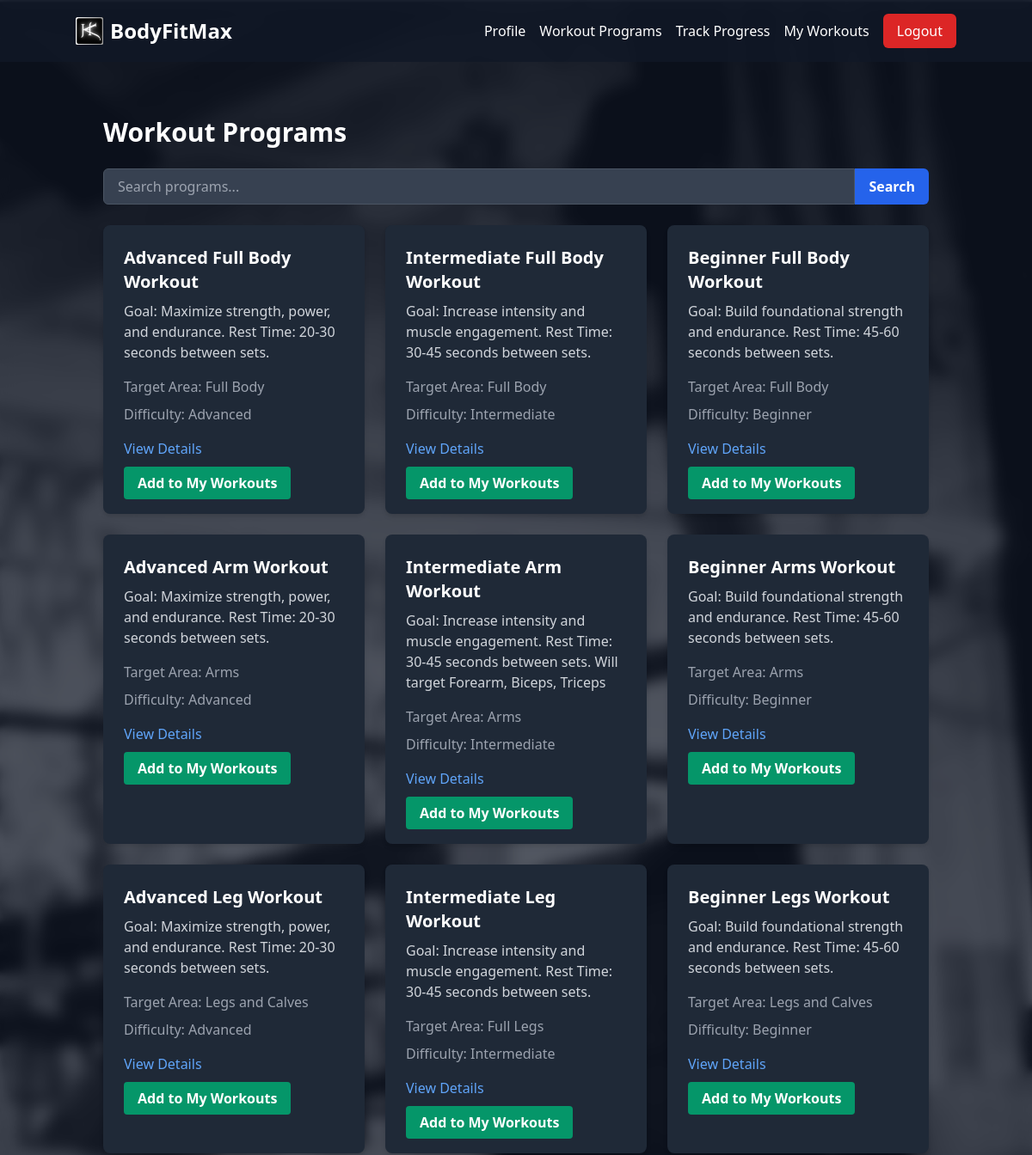
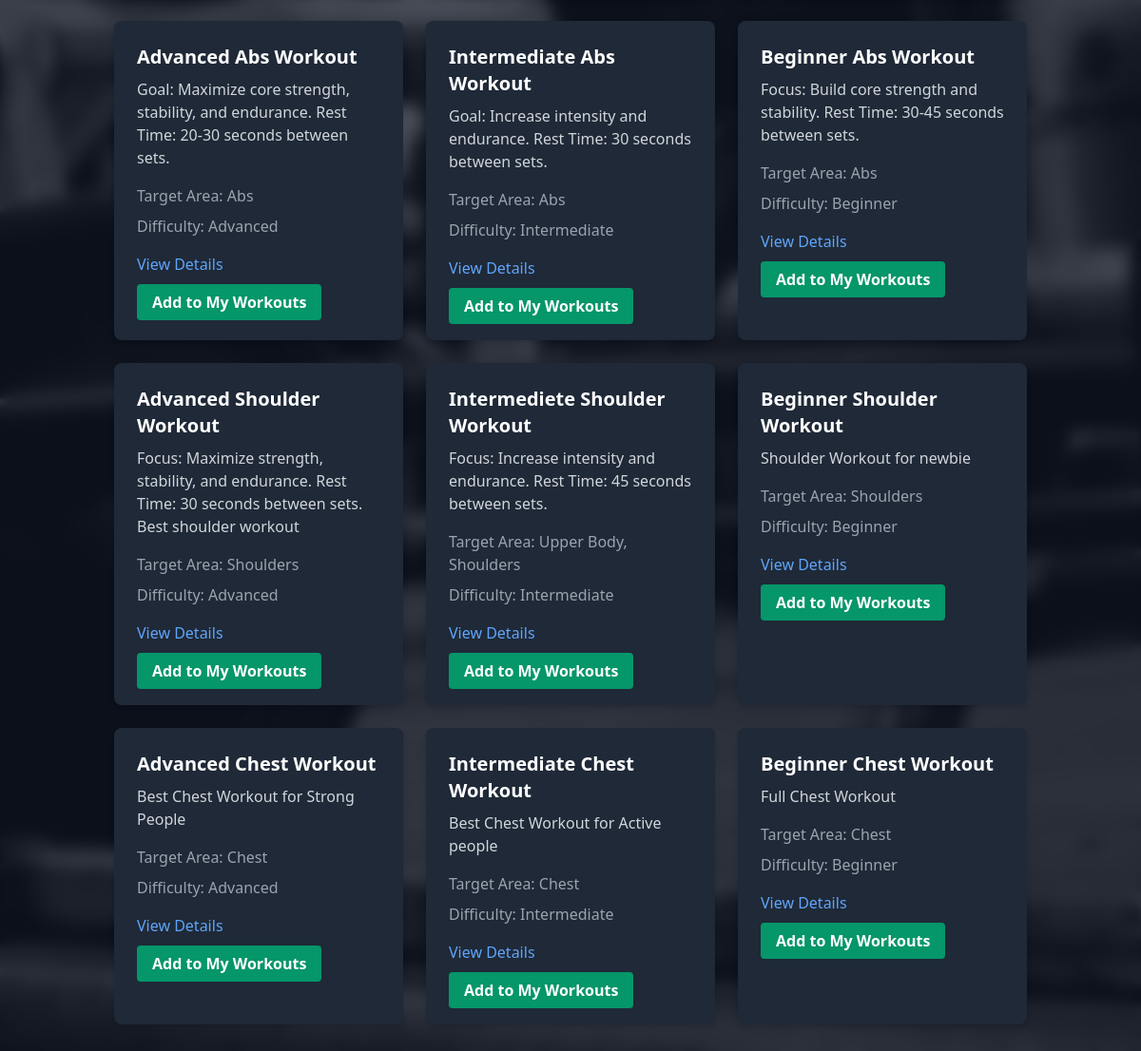
The app's page /workout-programs/ (signed in) with its own data (2 pictures, top to bottom).
### fitness/models.py (models this page shows, shortened)
class WorkoutProgram(models.Model):
    name = models.CharField(max_length=100)
    description = models.TextField()
    target_area = models.CharField(max_length=50)
    difficulty = models.CharField(max_length=20, choices=[
        ('beginner', 'Beginner'),
        ('intermediate', 'Intermediate'),
        ('advanced', 'Advanced')
    ])
    created_at = models.DateTimeField(auto_now_add=True)
    updated_at = models.DateTimeField(auto_now=True)
    image = models.ImageField(upload_to='workout_programs/', blank=True, null=True)  # New field

### fitness/views.py (the view)
# urls.py: path('workout-programs/', views.WorkoutProgramListView.as_view(), name='workout_program_list'),
class WorkoutProgramListView(LoginRequiredMixin, ListView):
    model = WorkoutProgram
    template_name = 'fitness/workout_program_list.html'
    context_object_name = 'workout_programs'
    def get_queryset(self):
        queryset = WorkoutProgram.objects.all()
        query = self.request.GET.get('q')
        if query:
            conditions = (
                Q(name__icontains=query) |
                Q(description__icontains=query) |
                Q(target_area__icontains=query) |
                Q(difficulty__icontains=query)
            )
            queryset = queryset.annotate(
                is_match=Case(
                    When(conditions, then=Value(1)),
                    default=Value(0),
                    output_field=IntegerField()
                )
            ).order_by('-is_match', '-id')  # Changed from 'name' to '-id'
        else:
            queryset = queryset.annotate(
                is_match=Value(0, output_field=IntegerField())
            ).order_by('-id')  # Changed from 'name' to '-id'
        return queryset
    def get_context_data(self, **kwargs):
        context = super().get_context_data(**kwargs)
        context['query'] = self.request.GET.get('q', '')
        return context

### fitness/templates/fitness/workout_program_list.html (shortened to what this page needs)
{% extends 'fitness/base.html' %}
{% block content %}
<div class="container mx-auto px-4 py-8">
    <h1 class="text-3xl font-bold mb-6 text-white">Workout Programs</h1>
    <div class="mb-6">
        <form method="get" class="flex">
            <input type="text" name="q" value="{{ query }}" placeholder="Search programs..."
                   class="flex-grow px-4 py-2 rounded-l-md bg-gray-700 text-white border border-gray-600 focus:outline-none focus:border-blue-500">
            <button type="submit" class="bg-blue-600 hover:bg-blue-700 text-white font-bold py-2 px-4 rounded-r-md transition duration-300 ease-in-out">
                Search
            </button>
        </form>
    </div>
    <div class="grid grid-cols-1 md:grid-cols-2 lg:grid-cols-3 gap-6">
        {% for program in workout_programs %}
            <div class="{% if program.is_match %}bg-gray-700 border-2 border-blue-500{% else %}bg-gray-800{% endif %} rounded-lg shadow-md p-6 hover:shadow-lg transition duration-300 ease-in-out">
                <h2 class="text-xl font-semibold mb-2 text-white">{{ program.name }}</h2>
                <p class="text-gray-300 mb-4">{{ program.description|truncatewords:20 }}</p>
                <p class="text-gray-400 mb-2">Target Area: {{ program.target_area }}</p>
                <p class="text-gray-400 mb-4">Difficulty: {{ program.get_difficulty_display }}</p>
                <a href="{% url 'workout_program_detail' program.pk %}" class="text-blue-400 hover:text-blue-300 transition duration-300 ease-in-out">View Details</a>
                {% if user.is_staff %}
                    <div class="mt-4">
                        <a href="{% url 'workout_program_update' program.pk %}" class="text-yellow-400 hover:text-yellow-300 mr-4 transition duration-300 ease-in-out">Edit</a>
                        <a href="{% url 'workout_program_delete' program.pk %}" class="text-red-400 hover:text-red-300 transition duration-300 ease-in-out">Delete</a>
                    </div>
                {% else %}
                    <div class="mt-4">
                        <a href="{% url 'add_user_workout' program.pk %}" class="bg-green-600 hover:bg-green-700 text-white font-bold py-2 px-4 rounded transition duration-300 ease-in-out">Add to My Workouts</a>
                    </div>
                {% endif %}
            </div>
        {% empty %}
            <p class="text-white">No workout programs available.</p>
        {% endfor %}
    </div>
</div>
{% endblock %}

### records on screen
WorkoutProgram: name "Advanced Full Body Workout", description "Goal: Maximize strength, power, and endurance. Rest Time: 20-30 seconds between sets.", target_area "Full Body", difficulty "Advanced"
WorkoutProgram: name "Intermediate Full Body Workout", description "Goal: Increase intensity and muscle engagement. Rest Time: 30-45 seconds between sets.", target_area "Full Body", difficulty "Intermediate"
WorkoutProgram: name "Beginner Full Body Workout", description "Goal: Build foundational strength and endurance. Rest Time: 45-60 seconds between sets.", target_area "Full Body", difficulty "Beginner"
WorkoutProgram: name "Advanced Arm Workout", description "Goal: Maximize strength, power, and endurance. Rest Time: 20-30 seconds between sets.", target_area "Arms", difficulty "Advanced"
WorkoutProgram: name "Intermediate Arm Workout", description "Goal: Increase intensity and muscle engagement. Rest Time: 30-45 seconds between sets. Will target Forearm, Biceps, Triceps", target_area "Arms", difficulty "Intermediate"
WorkoutProgram: name "Beginner Arms Workout", description "Goal: Build foundational strength and endurance. Rest Time: 45-60 seconds between sets.", target_area "Arms", difficulty "Beginner"
WorkoutProgram: name "Advanced Leg Workout", description "Goal: Maximize strength, power, and endurance. Rest Time: 20-30 seconds between sets.", target_area "Legs and Calves", difficulty "Advanced"
WorkoutProgram: name "Intermediate Leg Workout", description "Goal: Increase intensity and muscle engagement. Rest Time: 30-45 seconds between sets.", target_area "Full Legs", difficulty "Intermediate"
WorkoutProgram: name "Beginner Legs Workout", description "Goal: Build foundational strength and endurance. Rest Time: 45-60 seconds between sets.", target_area "Legs and Calves", difficulty "Beginner"
WorkoutProgram: name "Advanced Abs Workout", description "Goal: Maximize core strength, stability, and endurance. Rest Time: 20-30 seconds between sets.", target_area "Abs", difficulty "Advanced"
WorkoutProgram: name "Intermediate Abs Workout", description "Goal: Increase intensity and endurance. Rest Time: 30 seconds between sets.", target_area "Abs", difficulty "Intermediate"
WorkoutProgram: name "Beginner Abs Workout", description "Focus: Build core strength and stability. Rest Time: 30-45 seconds between sets.", target_area "Abs", difficulty "Beginner"
WorkoutProgram: name "Advanced Shoulder Workout", description "Focus: Maximize strength, stability, and endurance. Rest Time: 30 seconds between sets. Best shoulder workout", target_area "Shoulders", difficulty "Advanced"
WorkoutProgram: name "Intermediete Shoulder Workout", description "Focus: Increase intensity and endurance. Rest Time: 45 seconds between sets.", target_area "Upper Body, Shoulders", difficulty "Intermediate"
WorkoutProgram: name "Beginner Shoulder Workout", description "Shoulder Workout for newbie", target_area "Shoulders", difficulty "Beginner"
WorkoutProgram: name "Advanced Chest Workout", description "Best Chest Workout for Strong People", target_area "Chest", difficulty "Advanced"
WorkoutProgram: name "Intermediate Chest Workout", description "Best Chest Workout for Active people", target_area "Chest", difficulty "Intermediate"
WorkoutProgram: name "Beginner Chest Workout", description "Full Chest Workout", target_area "Chest", difficulty "Beginner"
